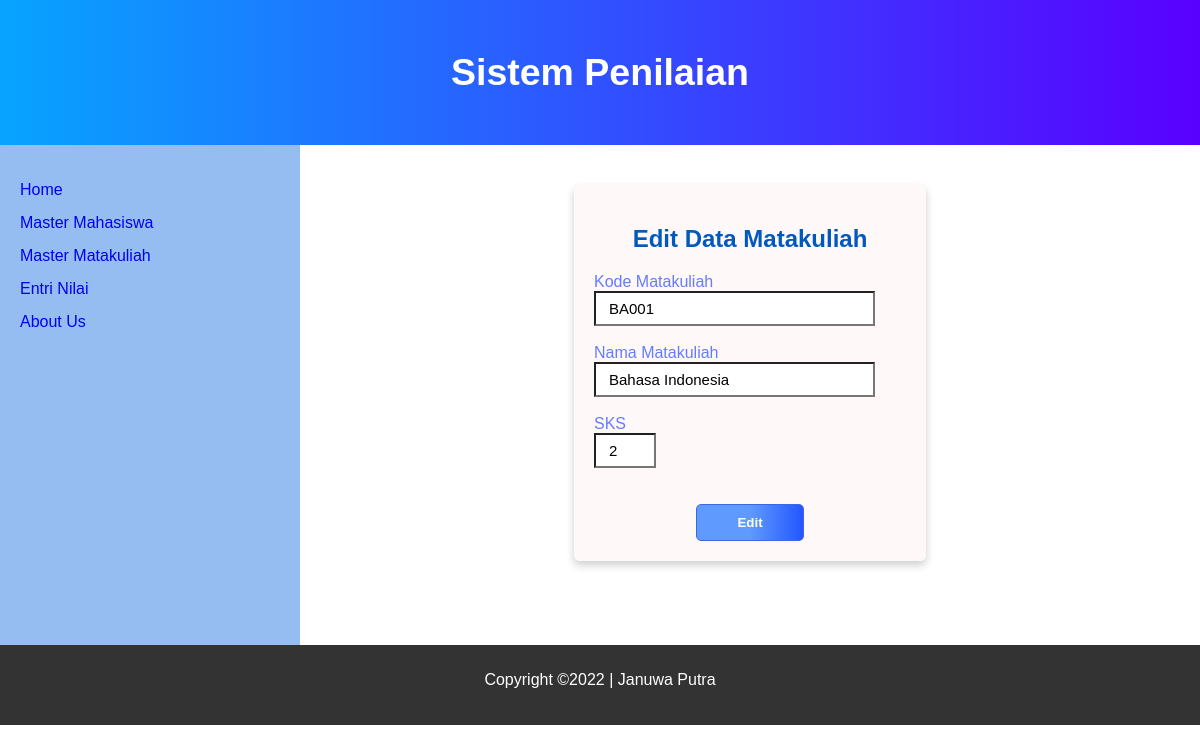
Screenshot of /Program/index.php?page=matkul_edit&mtk=BA001 with the database file from the repository.
### tables this page shows
CREATE TABLE `tblmatkul` (
  `kd_mtk` varchar(10) NOT NULL,
  `nm_mtk` varchar(40) NOT NULL,
  `sks` int(2) NOT NULL
);

### Program/matkul_edit.php (the view, shortened to what this page needs)
<article>
    <div class="card">
        <h2 align="center" style="color:#0059be">Edit Data Matakuliah</h2>
        <?php
        include_once "koneksi.php";
        $code_edited = $_GET['mtk'];
        $query = "SELECT kd_mtk, nm_mtk, sks FROM tblmatkul
            WHERE kd_mtk='$code_edited'";
        $sql = mysqli_query($conn, $query);
        if ($sql) {
            $row = mysqli_fetch_array($sql);
        ?>
            <form action="" method="post">
                <label style="color:#647cff" for="kdmtk">Kode Matakuliah</label> <input id="kdmtk" class="box" type="text" name="code_edited" placeholder="Kode Matakuliah" value="<?= $row['kd_mtk'] ?>" readonly /> <br />
                <label style="color:#647cff" for="nmmtk">Nama Matakuliah</label> <input class="box3" id="nmmtk" size="25px" type="text" name="nm_mtk" placeholder="Nama Matakuliah" value="<?= $row['nm_mtk'] ?>" required oninvalid="this.setCustomValidity('Isi Nama Matakuliah')" oninput="this.setCustomValidity('')" /> <br />
                <label style="color:#647cff" for="sks">SKS</label> <input id="sks" type="number" class="box4" name="sks" placeholder="SKS" value="<?= $row['sks'] ?>" required min="1" max="20" oninvalid="this.setCustomValidity('Isi SKS! Nilai 1-20')" oninput="this.setCustomValidity('')" /> <br /><br />
                <input class="submit" type="submit" name="edit" value="Edit" />
            </form>
        <?php  } ?>
    </div>
</article>

### Program/style16.css (style rules this page uses)
* { box-sizing: border-box; scroll-behavior: smooth; }
body { font-family: Arial, Helvetica, sans-serif; margin: 0px; padding: 0px; }
input { caret-color: #006eff; }
nav, article { display: flex; flex-direction: column; min-height: 500px; padding: 10px; }
article { flex-grow: 5; min-width: 630px; }
.box { font-size: 15px; display: block; padding: 7px 13px; background-color: rgb(255, 255, 255); width: 90%; display: block; color: #000000; }
.box3 { font-size: 15px; display: block; padding: 7px 13px; background-color: rgb(255, 255, 255); width: 90%; display: block; color: #000000; }
.box4 { font-size: 15px; display: block; padding: 7px 13px; background-color: rgb(255, 255, 255); width: 20%; display: block; color: #000000; }
.submit { text-decoration: none; display: inline-flex; position: relative; background-image: linear-gradient(90deg, #5f9aff 50%, #2356fe 100%); padding: 10px 40px; color: #ffffff; border-radius: 5px; font-weight: 600; border: 1px solid #3c67e3; }
.card { box-shadow: 0 4px 8px 0 rgba(0, 0, 0, 0.2); border-radius: 5px; padding: 20px; margin-top: 30px; margin-bottom: 30px; width: 40%; margin-left: 13em; background-color: rgb(255, 248, 248); display: block; margin-right: auto; margin-left: auto; }
form .submit { display: block; margin-right: auto; margin-left: auto; }

### rows the page displays
tblmatkul: code_edited "BA001", nm_mtk "Bahasa Indonesia", sks "2"
